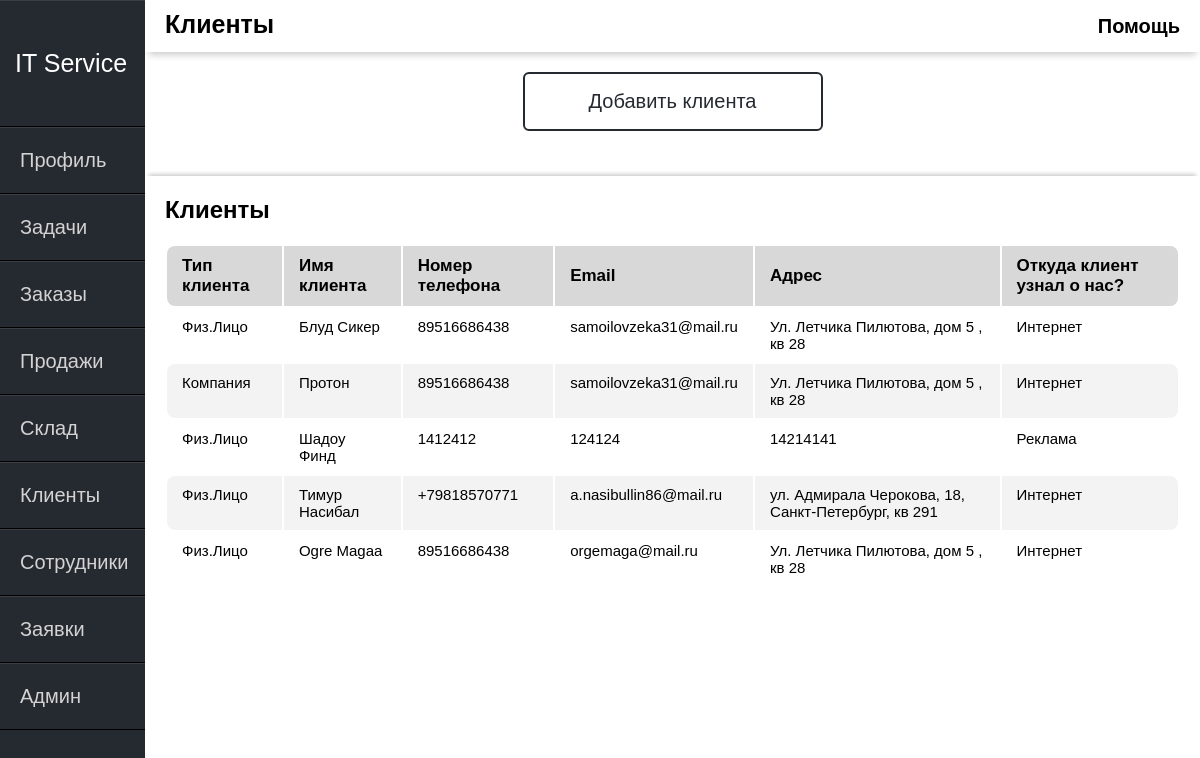
Page /clients/ (signed in) on the earlier database version.
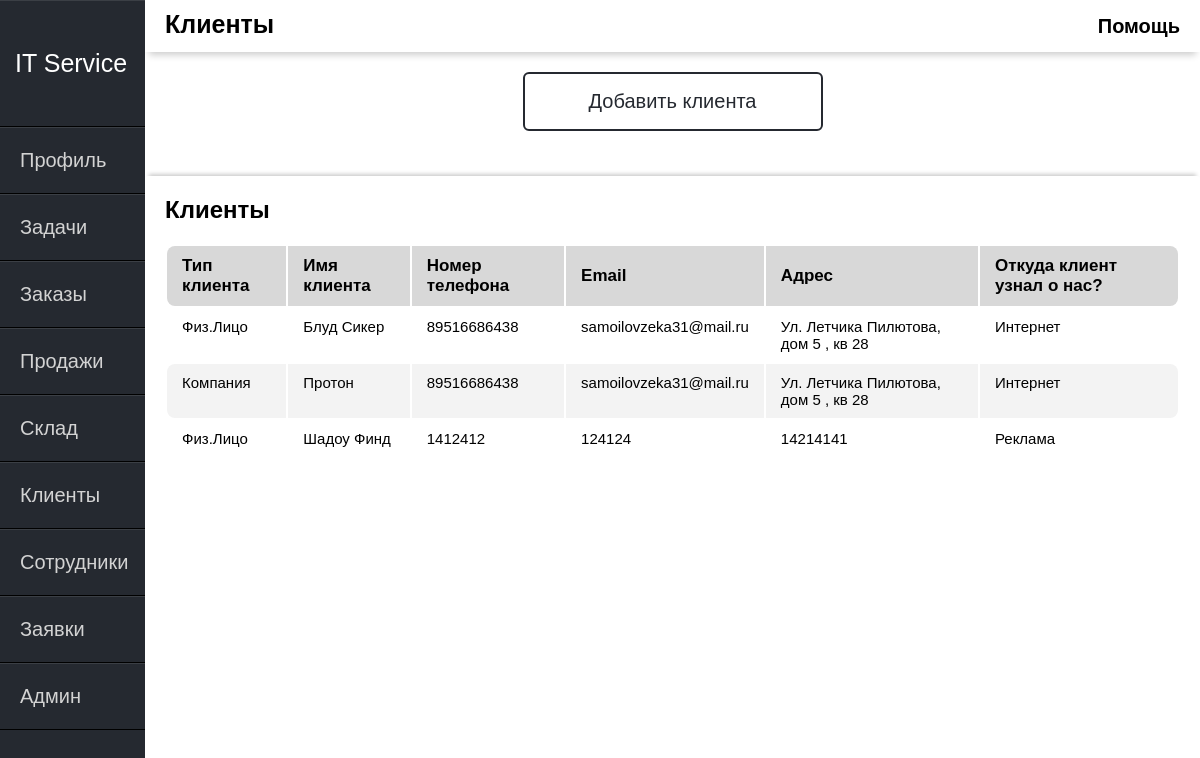
Same page on the later database version.
### itservice/models.py (models this page shows, shortened)
class client(models.Model):
    Type = (
        ('Компания', 'Компания'),
        ('Физ.Лицо', 'Физ.Лицо')
    )
    Found = (
        ('Знакомые', 'Знакомые'),
        ('Интернет', 'Интернет'),
        ('Реклама', 'Реклама')
    )
    client_type = models.CharField(max_length=15, choices=Type,
                                   default='Физ.лицо', verbose_name="Тип клиента")
    client_name = models.CharField(max_length=50, verbose_name="Имя клиента")
    client_phone = models.CharField(max_length=40, verbose_name="Номер телефона")
    client_email = models.CharField(max_length=100, verbose_name="Email")
    client_address = models.CharField(max_length=50, verbose_name="Адрес")
    client_found = models.CharField(max_length=15, choices=Found, default='Знакомые',
                                    verbose_name="Откуда клиент узнал о нас?")
    class Meta:
        verbose_name = "Клиент"
        verbose_name_plural = "Клиент"

### itservice/views.py (the view)
# urls.py: path('clients/', views.Clients, name="clients"),
def Clients(request):
    if request.method == 'POST':
        form_client = AddClientFrom(request.POST)
        if form_client.is_valid():
            form_client.save()
            return redirect('clients')
    else:
        form_client = AddClientFrom()
    clients = client.objects.all()
    return render(request, 'itservice/clients.html', {'clients': clients, 'form': form_client})

### itservice/templates/itservice/clients.html (shortened to what this page needs)
{% extends 'itservice/main.html' %}
{% block content %}
<div class="header-name">
    Клиенты
</div>
 <div class="help">
    <span class="tooltip" data-title="Это окно ваших клиентов.
Создавайте клиентов и поставщиков для отслеживания истории работы с ними.">Помощь</span>
 </div>
{% endblock %}
{% block content1 %}
<div class="main-window">
    <button class="btn" id="open">Добавить клиента</button>
<div class="ok"></div>
    <div class="warpper">
        <div class="panels">
            <div class="panel-title">Клиенты</div>
            <table class="table">
                <thead>
                <tr>
                    <th>Тип клиента</th>
                    <th>Имя клиента</th>
                    <th>Номер телефона</th>
                    <th>Email</th>
                    <th>Адрес</th>
                    <th>Откуда клиент узнал о нас?</th>
                </tr>
                </thead>
                <tbody>
                {% for c in clients%}
                <tr>
                        <td><a href="{% url 'clients' %}">{{c.client_type}}</a></td>
                        <td>{{c.client_name}}</td>
                        <td>{{c.client_phone}}</td>
                        <td>{{c.client_email}}</td>
                        <td>{{c.client_address}}</td>
                        <td>{{c.client_found}}</td>
                </tr>
                {% endfor %}
                </tbody>
            </table>
        </div>
    </div>
</div>
{% endblock %}

Differences in the rows shown:
removed client: client_type "Физ.Лицо", client_name "Тимур Насибал", client_phone "+79818570771", client_email "a.nasibullin86@mail.ru", client_address "ул. Адмирала Черокова, 18, Санкт-Петербург, кв 291", client_found "Интернет"
removed client: client_type "Физ.Лицо", client_name "Ogre Magaa", client_phone "89516686438", client_email "orgemaga@mail.ru", client_address "Ул. Летчика Пилютова, дом 5 , кв 28", client_found "Интернет"
